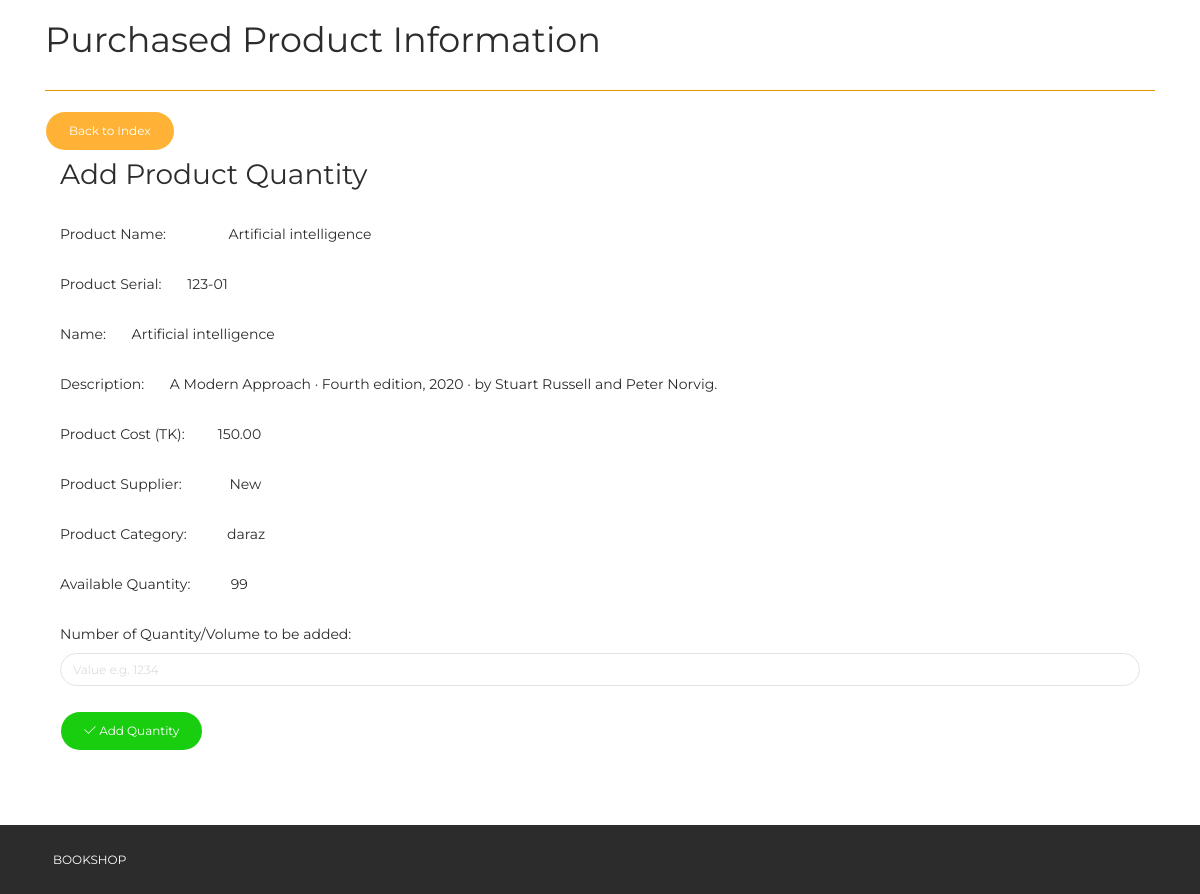
The app's page /pages/product_add_qty.php?prod_id=19 (signed in) with its own data.
### tables this page shows
CREATE TABLE `products` (
  `prod_id` int(11) NOT NULL,
  `prod_name` varchar(50) NOT NULL,
  `prod_desc` varchar(500) NOT NULL,
  `prod_qty` int(11) NOT NULL,
  `prod_cost` decimal(10,2) NOT NULL,
  `prod_price` decimal(10,2) NOT NULL,
  `category` varchar(100) NOT NULL,
  `supplier` varchar(100) NOT NULL,
  `prod_serial` varchar(50) NOT NULL,
  `prod_pic1` varchar(500) NOT NULL,
  `prod_pic2` varchar(500) NOT NULL,
  `prod_pic3` varchar(500) NOT NULL
);

### pages/product_add_qty.php (the view, shortened to what this page needs)
<?php
include("../config/dbconn.php");
?>
<?php
    $prod_id=isset($_GET['prod_id']) ? $_GET['prod_id'] : die('ERROR: Record ID not found.');
    $result = mysqli_query($dbconn, "SELECT * FROM products WHERE prod_id=$prod_id");
        while($res = mysqli_fetch_array($result))
        {
            $prod_name = $res['prod_name'];
            $prod_desc = $res['prod_desc'];
            $prod_qty = $res['prod_qty'];
            $prod_price = $res['prod_price'];
            $category = $res['category'];
            $supplier = $res['supplier'];
            $prod_serial = $res['prod_serial'];
        }
?>
<!DOCTYPE html>
<html lang="en">
<head>
    <link rel="stylesheet" href="https://maxcdn.bootstrapcdn.com/font-awesome/latest/css/font-awesome.min.css" />
    <link href="../assets/css/bootstrap.min.css" rel="stylesheet" />
    <link href="../assets/css/now-ui-kit.css?v=1.1.0" rel="stylesheet" />
    <link href="../assets/css/demo.css" rel="stylesheet" />
</head>
<body class="index-page sidebar-collapse">
    <div class="wrapper">
<br>
        <div class="main">
            <div class="section section-basic">
                <div class="container">
                      <h2>Purchased Product Information</h2>
                      <hr color="orange">
                      <a href='admin_panel.php' class='btn btn-warning btn-round'>Back to Index</a>
                <br>
                <div class="col-md-12">
    <div class="panel panel-success panel-size-custom">
  <div class="panel-heading"><h3>Add Product Quantity</h3></div>
  <div class="panel-body">
    <form action="product_add_qty.php" method="post">
        <div class="form group">
            <label for="prod_name" id="prod_name" name="prod_name">Product Name: &nbsp &nbsp &nbsp &nbsp &nbsp &nbsp &nbsp &nbsp <?php echo $prod_name;?></label><br><br>
            <label for="prod_serial">Product Serial: &nbsp &nbsp &nbsp <?php echo $prod_serial;?></label><br><br>
            <label for="prod_name">Name: &nbsp &nbsp &nbsp <?php echo $prod_name;?></label><br><br>
            <label for="prod_desc">Description: &nbsp &nbsp &nbsp <?php echo $prod_desc;?></label><br><br>
            <label for="prod_price">Product Cost (TK): &nbsp &nbsp &nbsp &nbsp <?php echo $prod_price;?></label><br><br>
            <label for="category">Product Supplier: &nbsp &nbsp &nbsp &nbsp &nbsp &nbsp <?php echo $category;?></label><br><br>
            <label for="supplier">Product Category: &nbsp &nbsp &nbsp &nbsp &nbsp <?php echo $supplier;?></label><br><br>
            <label for="qty">Available Quantity: &nbsp &nbsp &nbsp &nbsp &nbsp <?php echo $prod_qty;?></label><br><br>
            <label for="prod_qty">Number of Quantity/Volume to be added:</label>
            <input type="text" class="form-control" id="prod_qty" name="prod_qty" placeholder="Value e.g. 1234">
        </div>
        <br/>
        <div class="form group">
            <button type="submit" class="btn btn-success btn-round" id="submit" name="submit">
            <i class="now-ui-icons ui-1_check"></i> Add Quantity
            </button>
        </div>
    </form>
  </div>
</div>
</div>
</div>
</div>
<footer class="footer" data-background-color="black">
            <div class="container">
                <nav>
                    <ul>
                        <li>
                            <a href="" target="_blank">
                                BOOKSHOP
                            </a>
                        </li>
                    </ul>
                </nav>
            </div>
        </footer>
    </div>
</body>
</html>

### assets/css/demo.css (style rules this page uses)
.section-basic { padding-top: 0; }

### records on screen
products: prod_name "Artificial intelligence", prod_serial "123-01", prod_desc "A Modern Approach · Fourth edition, 2020 · by Stuart Russell and Peter Norvig.", prod_price "150.00", category "New", supplier "daraz", prod_qty "99"
